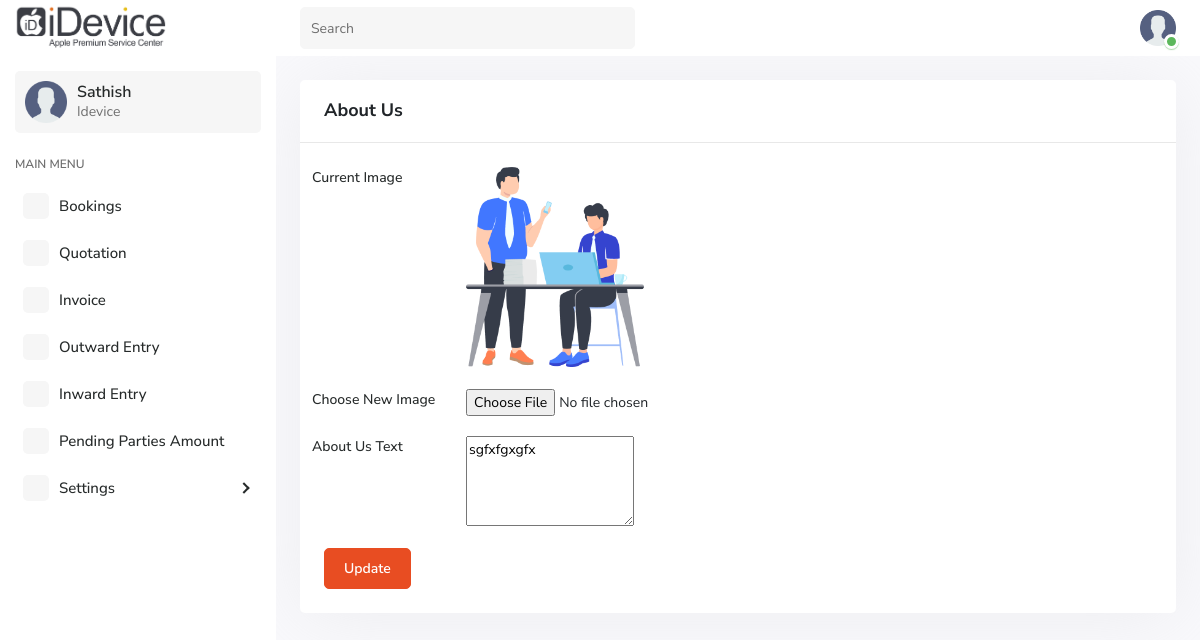
The app's page /admin/aboutus_form.php?id=1 with its own data.
### tables this page shows
CREATE TABLE `about_us` (
  `id` int(11) NOT NULL,
  `image_url` varchar(255) NOT NULL,
  `about_text` text NOT NULL,
  `created_at` timestamp NOT NULL DEFAULT current_timestamp()
);

### admin/aboutus_form.php (the view, shortened to what this page needs)
<?php include("includes/header.php");
include("includes/top_header.php");
include("includes/sidebar.php"); ?>
<div class="page-wrapper cardhead">
    <div class="content container-fluid">
        <div class="row">
            <div class="col-md-12">
                <div class="card">
                    <div class="card-header">
                        <div class="row">
                            <div class="col-md-5 col-sm-4">
                                <h5 class="card-title">About Us</h5>
                            </div>
                        </div>
                    </div>
                    <div class="card-body">
                        <form action="crud_operations.php" method="POST" enctype="multipart/form-data">
                            <?php
                            $id = isset($_GET['id']) ? intval($_GET['id']) : null;
                            $row = null;
                            if ($id) {
                                $result = $conn->query("SELECT * FROM about_us WHERE id = $id");
                                $row = $result->fetch_assoc();
                            }
                            ?>
                            <div class="form-group">
                                <div class="mb-3 row">
                                    <label class="col-form-label col-md-2">Current Image</label>
                                    <div class="col-md-10">
                                        <?php if ($row && $row['image_url']): ?>
                                            <img id="currentImage" src="<?php echo htmlspecialchars($row['image_url']); ?>" alt="Current Image" style="max-width: 200px; max-height: 200px;">
                                        <?php else: ?>
                                            <p>No image available</p>
                                        <?php endif; ?>
                                    </div>
                                </div>
                            </div>
                            <div class="form-group">
                                <div class="mb-3 row">
                                    <label class="col-form-label col-md-2">Choose New Image</label>
                                    <div class="col-md-10">
                                        <input type="file" class="form-control-file" id="image" name="image">
                                    </div>
                                </div>
                            </div>
                            <div class="form-group">
                                <div class="mb-3 row">
                                    <label class="col-form-label col-md-2">About Us Text</label>
                                    <div class="col-md-10">
                                        <textarea id="summernote2" name="about_text" rows="4"><?php echo $row ? htmlspecialchars($row['about_text']) : ''; ?></textarea>
                                    </div>
                                </div>
                            </div>
                            <button type="submit" class="btn btn-primary"><?php echo $row ? 'Update' : 'Submit'; ?></button>
                        </form>
                    </div>
                </div>
            </div>
        </div>
    </div>
</div>
<?php include("includes/footer.php"); ?>

### records on screen
about_us: image_url (picture), about_text "sgfxfgxgfx"
